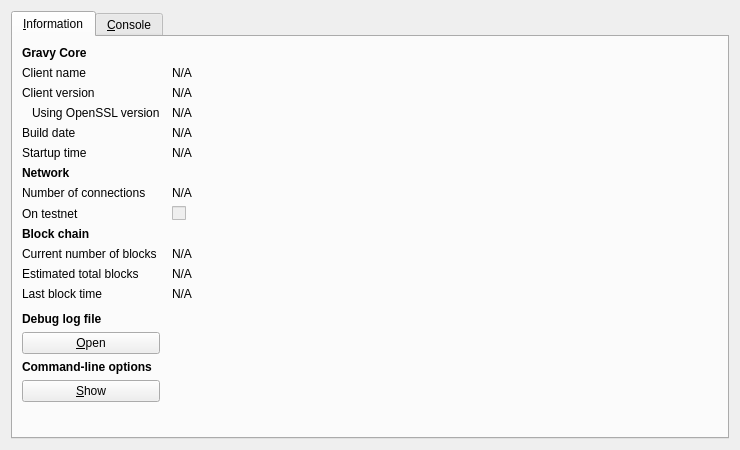
<?xml version="1.0" encoding="UTF-8"?>
<ui version="4.0">
 <class>RPCConsole</class>
 <widget class="QDialog" name="RPCConsole">
  <property name="geometry">
   <rect>
    <x>0</x>
    <y>0</y>
    <width>740</width>
    <height>450</height>
   </rect>
  </property>
  <property name="windowTitle">
   <string>Gravy - Debug window</string>
  </property>
  <layout class="QVBoxLayout" name="verticalLayout_2">
   <item>
    <widget class="QTabWidget" name="tabWidget">
     <property name="currentIndex">
      <number>0</number>
     </property>
     <widget class="QWidget" name="tab_info">
      <attribute name="title">
       <string>&amp;Information</string>
      </attribute>
      <layout class="QGridLayout" name="gridLayout" columnstretch="0,1">
       <property name="horizontalSpacing">
        <number>12</number>
       </property>
       <item row="0" column="0">
        <widget class="QLabel" name="label_9">
         <property name="font">
          <font>
           <weight>75</weight>
           <bold>true</bold>
          </font>
         </property>
         <property name="text">
          <string>Gravy Core</string>
         </property>
        </widget>
       </item>
       <item row="1" column="0">
        <widget class="QLabel" name="label_5">
         <property name="text">
          <string>Client name</string>
         </property>
        </widget>
       </item>
       <item row="1" column="1">
        <widget class="QLabel" name="clientName">
         <property name="cursor">
          <cursorShape>IBeamCursor</cursorShape>
         </property>
         <property name="text">
          <string>N/A</string>
         </property>
         <property name="textFormat">
          <enum>Qt::PlainText</enum>
         </property>
         <property name="textInteractionFlags">
          <set>Qt::LinksAccessibleByMouse|Qt::TextSelectableByKeyboard|Qt::TextSelectableByMouse</set>
         </property>
        </widget>
       </item>
       <item row="2" column="0">
        <widget class="QLabel" name="label_6">
         <property name="text">
          <string>Client version</string>
         </property>
        </widget>
       </item>
       <item row="2" column="1">
        <widget class="QLabel" name="clientVersion">
         <property name="cursor">
          <cursorShape>IBeamCursor</cursorShape>
         </property>
         <property name="text">
          <string>N/A</string>
         </property>
         <property name="textFormat">
          <enum>Qt::PlainText</enum>
         </property>
         <property name="textInteractionFlags">
          <set>Qt::LinksAccessibleByMouse|Qt::TextSelectableByKeyboard|Qt::TextSelectableByMouse</set>
         </property>
        </widget>
       </item>
       <item row="3" column="0">
        <widget class="QLabel" name="label_14">
         <property name="text">
          <string>Using OpenSSL version</string>
         </property>
         <property name="indent">
          <number>10</number>
         </property>
        </widget>
       </item>
       <item row="3" column="1">
        <widget class="QLabel" name="openSSLVersion">
         <property name="cursor">
          <cursorShape>IBeamCursor</cursorShape>
         </property>
         <property name="text">
          <string>N/A</string>
         </property>
         <property name="textFormat">
          <enum>Qt::PlainText</enum>
         </property>
         <property name="textInteractionFlags">
          <set>Qt::LinksAccessibleByMouse|Qt::TextSelectableByKeyboard|Qt::TextSelectableByMouse</set>
         </property>
        </widget>
       </item>
       <item row="4" column="0">
        <widget class="QLabel" name="label_12">
         <property name="text">
          <string>Build date</string>
         </property>
        </widget>
       </item>
       <item row="4" column="1">
        <widget class="QLabel" name="buildDate">
         <property name="cursor">
          <cursorShape>IBeamCursor</cursorShape>
         </property>
         <property name="text">
          <string>N/A</string>
         </property>
         <property name="textFormat">
          <enum>Qt::PlainText</enum>
         </property>
         <property name="textInteractionFlags">
          <set>Qt::LinksAccessibleByMouse|Qt::TextSelectableByKeyboard|Qt::TextSelectableByMouse</set>
         </property>
        </widget>
       </item>
       <item row="5" column="0">
        <widget class="QLabel" name="label_13">
         <property name="text">
          <string>Startup time</string>
         </property>
        </widget>
       </item>
       <item row="5" column="1">
        <widget class="QLabel" name="startupTime">
         <property name="cursor">
          <cursorShape>IBeamCursor</cursorShape>
         </property>
         <property name="text">
          <string>N/A</string>
         </property>
         <property name="textFormat">
          <enum>Qt::PlainText</enum>
         </property>
         <property name="textInteractionFlags">
          <set>Qt::LinksAccessibleByMouse|Qt::TextSelectableByKeyboard|Qt::TextSelectableByMouse</set>
         </property>
        </widget>
       </item>
       <item row="6" column="0">
        <widget class="QLabel" name="label_11">
         <property name="font">
          <font>
           <weight>75</weight>
           <bold>true</bold>
          </font>
         </property>
         <property name="text">
          <string>Network</string>
         </property>
        </widget>
       </item>
       <item row="7" column="0">
        <widget class="QLabel" name="label_7">
         <property name="text">
          <string>Number of connections</string>
         </property>
        </widget>
       </item>
       <item row="7" column="1">
        <widget class="QLabel" name="numberOfConnections">
         <property name="cursor">
          <cursorShape>IBeamCursor</cursorShape>
         </property>
         <property name="text">
          <string>N/A</string>
         </property>
         <property name="textFormat">
          <enum>Qt::PlainText</enum>
         </property>
         <property name="textInteractionFlags">
          <set>Qt::LinksAccessibleByMouse|Qt::TextSelectableByKeyboard|Qt::TextSelectableByMouse</set>
         </property>
        </widget>
       </item>
       <item row="8" column="0">
        <widget class="QLabel" name="label_8">
         <property name="text">
          <string>On testnet</string>
         </property>
        </widget>
       </item>
       <item row="8" column="1">
        <widget class="QCheckBox" name="isTestNet">
         <property name="enabled">
          <bool>false</bool>
         </property>
         <property name="text">
          <string/>
         </property>
        </widget>
       </item>
       <item row="9" column="0">
        <widget class="QLabel" name="label_10">
         <property name="font">
          <font>
           <weight>75</weight>
           <bold>true</bold>
          </font>
         </property>
         <property name="text">
          <string>Block chain</string>
         </property>
        </widget>
       </item>
       <item row="10" column="0">
        <widget class="QLabel" name="label_3">
         <property name="text">
          <string>Current number of blocks</string>
         </property>
        </widget>
       </item>
       <item row="10" column="1">
        <widget class="QLabel" name="numberOfBlocks">
         <property name="cursor">
          <cursorShape>IBeamCursor</cursorShape>
         </property>
         <property name="text">
          <string>N/A</string>
         </property>
         <property name="textFormat">
          <enum>Qt::PlainText</enum>
         </property>
         <property name="textInteractionFlags">
          <set>Qt::LinksAccessibleByMouse|Qt::TextSelectableByKeyboard|Qt::TextSelectableByMouse</set>
         </property>
        </widget>
       </item>
       <item row="11" column="0">
        <widget class="QLabel" name="label_4">
         <property name="text">
          <string>Estimated total blocks</string>
         </property>
        </widget>
       </item>
       <item row="11" column="1">
        <widget class="QLabel" name="totalBlocks">
         <property name="cursor">
          <cursorShape>IBeamCursor</cursorShape>
         </property>
         <property name="text">
          <string>N/A</string>
         </property>
         <property name="textFormat">
          <enum>Qt::PlainText</enum>
         </property>
         <property name="textInteractionFlags">
          <set>Qt::LinksAccessibleByMouse|Qt::TextSelectableByKeyboard|Qt::TextSelectableByMouse</set>
         </property>
        </widget>
       </item>
       <item row="12" column="0">
        <widget class="QLabel" name="label_2">
         <property name="text">
          <string>Last block time</string>
         </property>
        </widget>
       </item>
       <item row="12" column="1">
        <widget class="QLabel" name="lastBlockTime">
         <property name="cursor">
          <cursorShape>IBeamCursor</cursorShape>
         </property>
         <property name="text">
          <string>N/A</string>
         </property>
         <property name="textFormat">
          <enum>Qt::PlainText</enum>
         </property>
         <property name="textInteractionFlags">
          <set>Qt::LinksAccessibleByMouse|Qt::TextSelectableByKeyboard|Qt::TextSelectableByMouse</set>
         </property>
        </widget>
       </item>
       <item row="13" column="0">
        <spacer name="verticalSpacer_2">
         <property name="orientation">
          <enum>Qt::Vertical</enum>
         </property>
         <property name="sizeHint" stdset="0">
          <size>
           <width>20</width>
           <height>20</height>
          </size>
         </property>
        </spacer>
       </item>
       <item row="14" column="0">
        <widget class="QLabel" name="labelDebugLogfile">
         <property name="font">
          <font>
           <weight>75</weight>
           <bold>true</bold>
          </font>
         </property>
         <property name="text">
          <string>Debug log file</string>
         </property>
        </widget>
       </item>
       <item row="15" column="0">
        <widget class="QPushButton" name="openDebugLogfileButton">
         <property name="toolTip">
          <string>Open the Gravy debug log file from the current data directory. This can take a few seconds for large log files.</string>
         </property>
         <property name="text">
          <string>&amp;Open</string>
         </property>
         <property name="autoDefault">
          <bool>false</bool>
         </property>
        </widget>
       </item>
       <item row="16" column="0">
        <widget class="QLabel" name="labelCLOptions">
         <property name="font">
          <font>
           <weight>75</weight>
           <bold>true</bold>
          </font>
         </property>
         <property name="text">
          <string>Command-line options</string>
         </property>
        </widget>
       </item>
       <item row="17" column="0">
        <widget class="QPushButton" name="showCLOptionsButton">
         <property name="toolTip">
          <string>Show the Gravy-Qt help message to get a list with possible Gravy command-line options.</string>
         </property>
         <property name="text">
          <string>&amp;Show</string>
         </property>
         <property name="autoDefault">
          <bool>false</bool>
         </property>
        </widget>
       </item>
       <item row="18" column="0">
        <spacer name="verticalSpacer">
         <property name="orientation">
          <enum>Qt::Vertical</enum>
         </property>
         <property name="sizeHint" stdset="0">
          <size>
           <width>20</width>
           <height>40</height>
          </size>
         </property>
        </spacer>
       </item>
      </layout>
     </widget>
     <widget class="QWidget" name="tab_console">
      <attribute name="title">
       <string>&amp;Console</string>
      </attribute>
      <layout class="QVBoxLayout" name="verticalLayout_3">
       <property name="spacing">
        <number>3</number>
       </property>
       <item>
        <widget class="QTextEdit" name="messagesWidget">
         <property name="minimumSize">
          <size>
           <width>0</width>
           <height>100</height>
          </size>
         </property>
         <property name="readOnly">
          <bool>true</bool>
         </property>
         <property name="tabKeyNavigation" stdset="0">
          <bool>false</bool>
         </property>
         <property name="columnCount" stdset="0">
          <number>2</number>
         </property>
        </widget>
       </item>
       <item>
        <layout class="QHBoxLayout" name="horizontalLayout">
         <property name="spacing">
          <number>3</number>
         </property>
         <item>
          <widget class="QLabel" name="label">
           <property name="text">
            <string notr="true">&gt;</string>
           </property>
          </widget>
         </item>
         <item>
          <widget class="QLineEdit" name="lineEdit"/>
         </item>
         <item>
          <widget class="QPushButton" name="clearButton">
           <property name="maximumSize">
            <size>
             <width>24</width>
             <height>24</height>
            </size>
           </property>
           <property name="toolTip">
            <string>Clear console</string>
           </property>
           <property name="text">
            <string/>
           </property>
           <property name="icon">
            <iconset resource="../bitcoin.qrc">
             <normaloff>:/icons/remove</normaloff>:/icons/remove</iconset>
           </property>
           <property name="shortcut">
            <string notr="true">Ctrl+L</string>
           </property>
           <property name="autoDefault">
            <bool>false</bool>
           </property>
          </widget>
         </item>
        </layout>
       </item>
      </layout>
     </widget>
    </widget>
   </item>
  </layout>
 </widget>
 <resources>
  <include location="../bitcoin.qrc"/>
 </resources>
 <connections/>
</ui>
